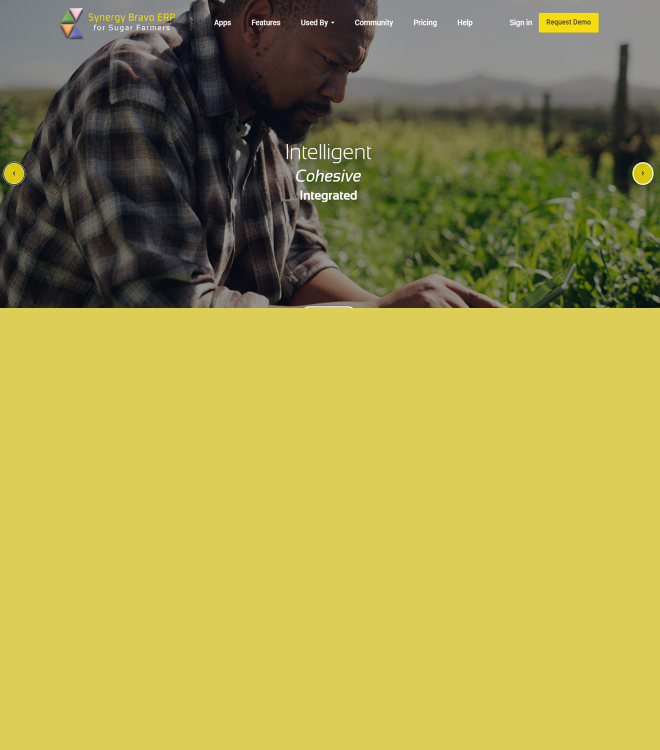
#> input picture pdf_project/1.jpg, 1320 x 1500 px, found by its file name (shown at 1/2 size); its folder holds only this picture in this run
$ python create_portfolio_pdf.py
#> lines starting #> are read from the running program, lines starting #| are printed output that depends on the picture
#!/usr/bin/env python3
"""
Script to add captions to Synergy Sugar screenshots and create a PDF portfolio.
Improved golden section detection.
"""

from PIL import Image, ImageDraw, ImageFont
from reportlab.lib.pagesizes import letter, A4
from reportlab.pdfgen import canvas
from reportlab.lib.units import inch
import os
import io

# Configuration
IMAGE_DIR = "/app/pdf_project"
OUTPUT_DIR = "/app/pdf_project/output"
PDF_OUTPUT = "/app/pdf_project/Synergy_Bravo_ERP_Portfolio.pdf"

# Captions for each image (1-indexed to match filenames)
CAPTIONS = {
    1: "Hero section on landing page",
    2: "App selection feature - links to appointment system",
    3: "Appointment system",
    4: "Community Forum",
    5: "Pricing page - linked to purchasing/billing system",
    6: "Fully AI integrated"
}

# Brand colors - the actual gold from screenshots appears to be around (206, 198, 114) or similar olive-gold
GOLD_COLOR = (246, 221, 13)  # #f6dd0d (target)
TEXT_COLOR = (59, 59, 59)    # #3b3b3b (dark gray for readability on gold)

def is_gold_pixel(r, g, b):
    """
    Check if a pixel is in the gold/olive-gold range.
    The screenshots show a muted gold that looks like #cec672 or similar.
    """
    # Check for gold/yellow-ish colors (allowing wide range for the muted gold)
    # Gold characteristics: high R, high G, low-medium B
    is_gold = (
        (180 <= r <= 255) and  # Red is high
        (160 <= g <= 230) and  # Green is medium-high
        (0 <= b <= 150) and    # Blue is low-medium
        (r > b) and            # Red > Blue
        (g > b) and            # Green > Blue
        abs(r - g) < 80        # Red and Green are close
    )
    return is_gold

def find_golden_section(image):
    """
    Find the golden/yellow section at the bottom of the image.
    Returns the y-coordinate where the golden section starts.
    """
    width, height = image.size
    pixels = image.load()

    # Sample some pixels to understand the golden color in this image
    print("  Sampling bottom pixels for color detection...")
    bottom_y = height - 50
    sample_colors = []
    for x in [width//4, width//2, 3*width//4]:
        if 0 <= x < width and 0 <= bottom_y < height:
            sample_colors.append(pixels[x, bottom_y][:3])
    print(f"  Bottom sample colors: {sample_colors}")

    # Start from bottom and scan upward to find where gold section starts
    golden_start = height
    consecutive_non_gold = 0

    for y in range(height - 10, 0, -1):
        # Sample multiple points across the width
        gold_count = 0
        total_samples = 10

        for i in range(total_samples):
            x = int(width * (i + 1) / (total_samples + 1))
            try:
                r, g, b = pixels[x, y][:3]
                if is_gold_pixel(r, g, b):
                    gold_count += 1
            except:
                continue

        # If majority of samples are gold, we're in the golden section
        if gold_count >= total_samples * 0.6:
            golden_start = y
            consecutive_non_gold = 0
        else:
            consecutive_non_gold += 1
            # If we've had several non-gold rows after finding gold, stop
            if golden_start < height - 50 and consecutive_non_gold > 10:
                break

    return golden_start

def add_caption_to_image(image_path, caption, output_path):
    """
    Add a caption to the golden section of an image.
    """
    # Open image
    img = Image.open(image_path).convert('RGB')
    width, height = img.size

    # Find the golden section
    golden_start = find_golden_section(img)
    golden_height = height - golden_start

    print(f"  Image size: {width}x{height}")
    print(f"  Golden section starts at y={golden_start}, height={golden_height}px")

    # If golden section is too small or not found, place text in bottom portion
    if golden_height < 100:
        print(f"  Golden section too small, using bottom 40% of image")
        golden_start = int(height * 0.6)
        golden_height = height - golden_start

    # Create drawing context
    draw = ImageDraw.Draw(img)

    # Calculate font size - responsive but readable
    font_size = min(52, int(golden_height * 0.15))
    font_size = max(36, font_size)

    # Try different font options
    font_paths = [
        "/usr/share/fonts/truetype/dejavu/DejaVuSans-Bold.ttf",
        "/usr/share/fonts/truetype/liberation/LiberationSans-Bold.ttf",
        "/usr/share/fonts/truetype/freefont/FreeSansBold.ttf",
        "/usr/share/fonts/TTF/DejaVuSans-Bold.ttf",
    ]

    font = None
    for font_path in font_paths:
        if os.path.exists(font_path):
            try:
                font = ImageFont.truetype(font_path, font_size)
                print(f"  Using font: {os.path.basename(font_path)} at size {font_size}")
                break
            except:
                continue

    if font is None:
        font = ImageFont.load_default()
        print(f"  Using default font")

    # Calculate text position (centered in golden section)
    bbox = draw.textbbox((0, 0), caption, font=font)
    text_width = bbox[2] - bbox[0]
    text_height = bbox[3] - bbox[1]

    # Center horizontally
    x = (width - text_width) // 2

    # Center vertically in the golden section
    y = golden_start + (golden_height - text_height) // 2

    # Draw the text with the dark color for contrast on gold
    draw.text((x, y), caption, fill=TEXT_COLOR, font=font)

    # Save the modified image
    img.save(output_path, 'JPEG', quality=95)
    print(f"  ✓ Saved: {output_path}")

    return output_path

def create_pdf(image_paths, output_pdf):
    """
    Create a PDF from a list of images.
    """
    if not image_paths:
        print("No images to create PDF from!")
        return

    # Get the size from the first image to determine PDF page size
    first_img = Image.open(image_paths[0])
    img_width, img_height = first_img.size

    # Create PDF with custom page size matching image aspect ratio
    page_width = 11 * inch
    page_height = (img_height / img_width) * page_width

    c = canvas.Canvas(output_pdf, pagesize=(page_width, page_height))

    for i, img_path in enumerate(image_paths):
        print(f"  Adding page {i+1}: {os.path.basename(img_path)}")
        c.drawImage(img_path, 0, 0, width=page_width, height=page_height)
        if i < len(image_paths) - 1:
            c.showPage()

    c.save()
    print(f"\n✓ PDF created: {output_pdf}")

def main():
    # Create output directory
    os.makedirs(OUTPUT_DIR, exist_ok=True)

    print("=" * 60)
    print("SYNERGY BRAVO ERP - Portfolio PDF Generator")
    print("=" * 60)

    # Process each image
    processed_images = []

    for i in range(1, 7):
        image_path = os.path.join(IMAGE_DIR, f"{i}.jpg")

        if not os.path.exists(image_path):
            print(f"\n⚠ Image {i}.jpg not found, skipping...")
            continue

        print(f"\n[{i}/6] Processing: {CAPTIONS.get(i, 'No caption')}")
        print("-" * 40)

        output_path = os.path.join(OUTPUT_DIR, f"captioned_{i}.jpg")
        caption = CAPTIONS.get(i, f"Page {i}")

        add_caption_to_image(image_path, caption, output_path)
#> in add_caption_to_image, img is the input picture: PIL image 1320x1500 RGB; mean R, G, B 163.4, 154.7, 77.7
#> after the loop in find_golden_section, `for x in [width//4, width//2, 3*width//4]:`: sample_colors = [(221, 206, 87), (221, 206, 87), (221, 206, 87)]
#|   Bottom sample colors: [(221, 206, 87), (221, 206, 87), (221, 206, 87)]
#|   Image size: 1320x1500
#|   Golden section starts at y=616, height=884px
#> the loop in add_caption_to_image, `for font_path in font_paths:` made 1 pass
#|   Using font: DejaVuSans-Bold.ttf at size 52
#> in add_caption_to_image, `img.save(output_path, 'JPEG', quality=95)`:
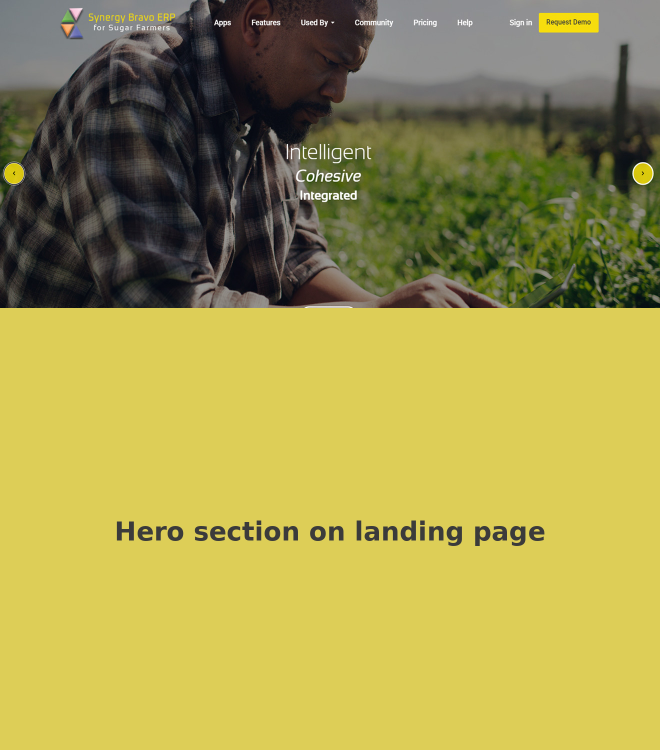
#> saved as captioned_1.jpg: PIL image 1320x1500 RGB (shown at 1/2 size); mean R, G, B 162.2, 153.7, 77.5
        processed_images.append(output_path)

    # Create PDF from processed images
    if processed_images:
        print(f"\n{'=' * 60}")
        print("Creating PDF from captioned images...")
        print("-" * 40)
        create_pdf(processed_images, PDF_OUTPUT)
#> (the call stopped at in create_pdf, `page_width = 11 * inch`: reportlab is not available in this run)
        print("=" * 60)
        print(f"\n🎉 SUCCESS!")
        print(f"   PDF saved to: {PDF_OUTPUT}")
        print(f"   Total pages: {len(processed_images)}")
        print(f"\nNote: Image 6 was not provided. Upload it to include 'Fully AI integrated' page.")
    else:
        print("\n❌ No images were processed!")

if __name__ == "__main__":
    main()
